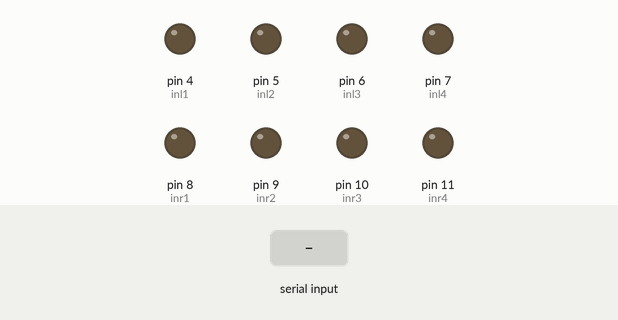
This sketch was run on a simulated Arduino Uno, built with avr-gcc and run on an emulated ATmega328P. Parts: output pins drawn as LEDs (lit = HIGH). Inputs (shaded band) come from the test bench. What the sketch prints to the serial monitor is not drawn.

Above: at 1.2 s.
1.3 s: "b" received over Serial
At 2.3 s:
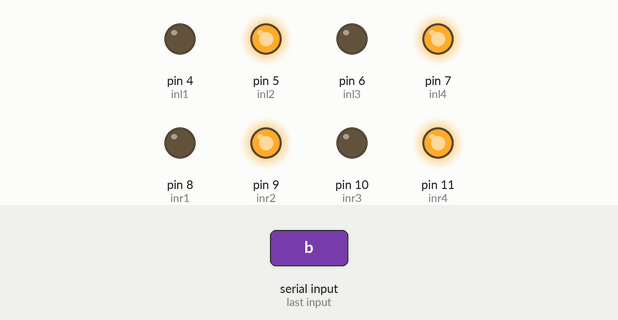
2.8 s: byte 112 ('p') received over Serial
At 3.6 s:
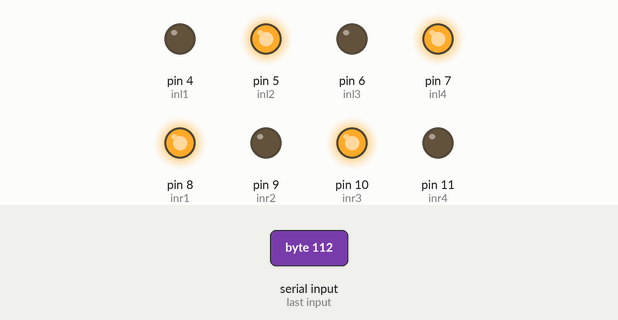
4.3 s: byte 111 ('o') received over Serial
At 4.6 s:
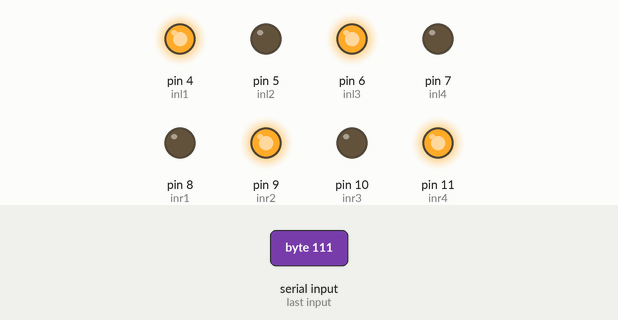
5.8 s: byte 97 ('a') received over Serial
At 6.9 s:
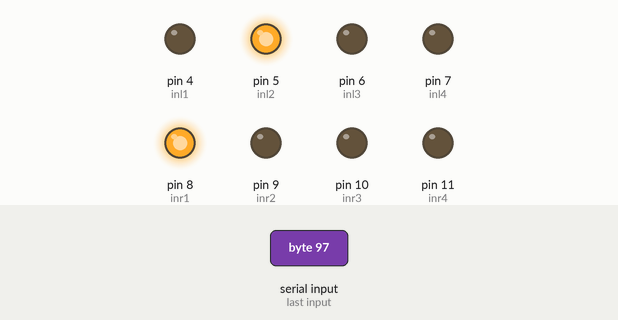
7.3 s: "f" received over Serial
At 8.1 s:
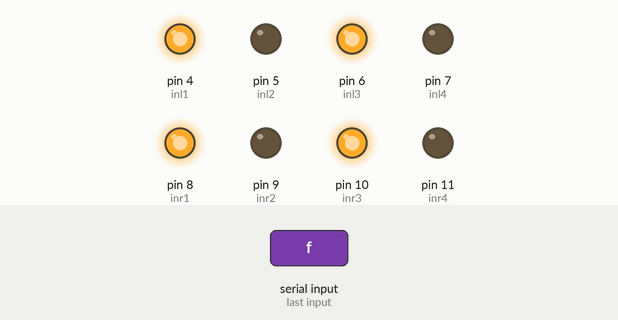
8.8 s: "r" received over Serial
At 9.2 s:
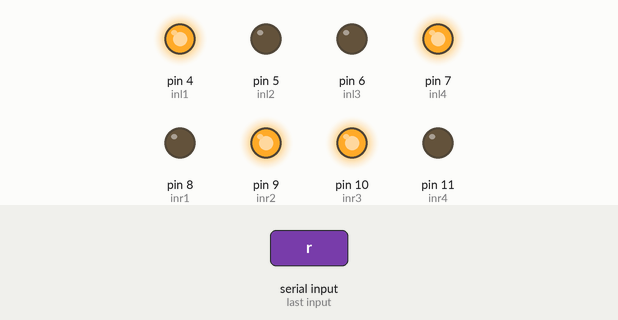
Timing chart, 0 to 11.3 s (numbered marks = the images above; inputs shaded):
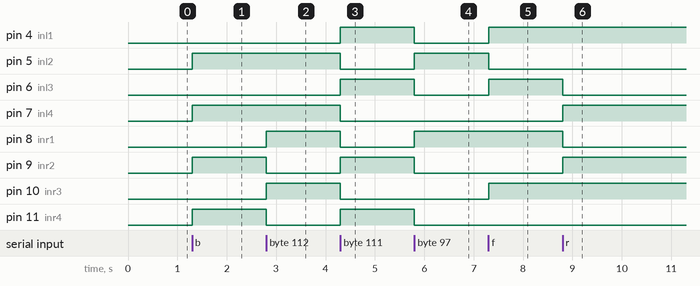

The sketch:

Bluetooth_controlled_Omin_direction_car.ino
```cpp
char blueToothVal;
char lastValue;
//left wheel
int inl1=4;
int inl2=5;
int inl3=6;
int inl4=7;
//right wheel
int inr1=8;
int inr2=9;
int inr3=10;
int inr4=11;
//ultra sonic sensor
int trig=12;
int echo=13;
float duration;
int dist;

void setup() {
  Serial.begin(9600);
  // put your setup code here, to run once:
  pinMode(inl1,OUTPUT);
  pinMode(inl2,OUTPUT);
  pinMode(inl3,OUTPUT);
  pinMode(inl4,OUTPUT);
  pinMode(inr1,OUTPUT);
  pinMode(inr2,OUTPUT);
  pinMode(inr3,OUTPUT);
  pinMode(inr4,OUTPUT);
}

void loop() {
  if(Serial.available())
  {//if there is data being recieved
    blueToothVal=Serial.read();//read it
  }
  if(blueToothVal=='s')
  {//if value from the blutooth serial in n
   //move forward
    digitalWrite(inl1,LOW);
    digitalWrite(inl2,LOW);
    digitalWrite(inl3,LOW);
    digitalWrite(inl4,LOW);
    digitalWrite(inr1,LOW);
    digitalWrite(inr2,LOW);
    digitalWrite(inr3,LOW);
    digitalWrite(inr4,LOW);
  }
  if(blueToothVal=='f')
  {//if value from the blutooth serial in n
   //move forward
    digitalWrite(inl1,HIGH);
    digitalWrite(inl2,LOW);
    digitalWrite(inl3,HIGH);
    digitalWrite(inl4,LOW);
    digitalWrite(inr1,HIGH);
    digitalWrite(inr2,LOW);
    digitalWrite(inr3,HIGH);
    digitalWrite(inr4,LOW);
  }
  if(blueToothVal=='b')
  {//if value from the blutooth serial in n
   //backward
    Serial.print('backward');
    digitalWrite(inl1,LOW);
    digitalWrite(inl2,HIGH);
    digitalWrite(inl3,LOW);
    digitalWrite(inl4,HIGH);
    digitalWrite(inr1,LOW);
    digitalWrite(inr2,HIGH);
    digitalWrite(inr3,LOW);
    digitalWrite(inr4,HIGH);
  }
  if(blueToothVal=='r')
  {//if value from the blutooth serial in n
   //right
    digitalWrite(inl1,HIGH);
    digitalWrite(inl2,LOW);
    digitalWrite(inl3,LOW);
    digitalWrite(inl4,HIGH);
    digitalWrite(inr1,LOW);
    digitalWrite(inr2,HIGH);
    digitalWrite(inr3,HIGH);
    digitalWrite(inr4,LOW);
  }
  if(blueToothVal=='l')
  {//if value from the blutooth serial in n
   //left
    digitalWrite(inl1,LOW);
    digitalWrite(inl2,HIGH);
    digitalWrite(inl3,HIGH);
    digitalWrite(inl4,LOW);
    digitalWrite(inr1,HIGH);
    digitalWrite(inr2,LOW);
    digitalWrite(inr3,LOW);
    digitalWrite(inr4,HIGH);
  }
  if(blueToothVal=='e')
  {//if value from the blutooth serial in n
   //forward-right
    digitalWrite(inl1,HIGH);
    digitalWrite(inl2,LOW);
    digitalWrite(inl3,LOW);
    digitalWrite(inl4,LOW);
    digitalWrite(inr1,LOW);
    digitalWrite(inr2,LOW);
    digitalWrite(inr3,HIGH);
    digitalWrite(inr4,LOW);
  }
  if(blueToothVal=='w')
  {//if value from the blutooth serial in n
   //forward-left
    digitalWrite(inl1,LOW);
    digitalWrite(inl2,LOW);
    digitalWrite(inl3,HIGH);
    digitalWrite(inl4,LOW);
    digitalWrite(inr1,HIGH);
    digitalWrite(inr2,LOW);
    digitalWrite(inr3,LOW);
    digitalWrite(inr4,LOW);
  }
  if(blueToothVal=='n')
  {//if value from the blutooth serial in n
   //backward-right
    digitalWrite(inl1,LOW);
    digitalWrite(inl2,LOW);
    digitalWrite(inl3,LOW);
    digitalWrite(inl4,HIGH);
    digitalWrite(inr1,LOW);
    digitalWrite(inr2,HIGH);
    digitalWrite(inr3,LOW);
    digitalWrite(inr4,LOW);
  }
  if(blueToothVal=='j')
  {//if value from the blutooth serial in n
   //backward-left
    digitalWrite(inl1,LOW);
    digitalWrite(inl2,HIGH);
    digitalWrite(inl3,LOW);
    digitalWrite(inl4,LOW);
    digitalWrite(inr1,LOW);
    digitalWrite(inr2,LOW);
    digitalWrite(inr3,LOW);
    digitalWrite(inr4,HIGH);
  }
  if(blueToothVal=='k')
  {//if value from the blutooth serial in n
   //turning - right
    digitalWrite(inl1,HIGH);
    digitalWrite(inl2,LOW);
    digitalWrite(inl3,HIGH);
    digitalWrite(inl4,LOW);
    digitalWrite(inr1,LOW);
    digitalWrite(inr2,HIGH);
    digitalWrite(inr3,LOW);
    digitalWrite(inr4,HIGH);
  }
  if(blueToothVal=='p')
  {//if value from the blutooth serial in n
   //turning - left
    digitalWrite(inl1,LOW);
    digitalWrite(inl2,HIGH);
    digitalWrite(inl3,LOW);
    digitalWrite(inl4,HIGH);
    digitalWrite(inr1,HIGH);
    digitalWrite(inr2,LOW);
    digitalWrite(inr3,HIGH);
    digitalWrite(inr4,LOW);
  }
  if(blueToothVal=='o')
  {//if value from the blutooth serial in n
   //CURVED TRAJECTORY
    digitalWrite(inl1,HIGH);
    digitalWrite(inl2,LOW);
    digitalWrite(inl3,HIGH);
    digitalWrite(inl4,LOW);
    digitalWrite(inr1,LOW);
    digitalWrite(inr2,HIGH);
    digitalWrite(inr3,LOW);
    digitalWrite(inr4,HIGH);
  }
  if(blueToothVal=='a')
  {//if value from the blutooth serial in n
   //LATERAL ARC
    digitalWrite(inl1,LOW);
    digitalWrite(inl2,HIGH);
    digitalWrite(inl3,LOW);
    digitalWrite(inl4,LOW);
    digitalWrite(inr1,HIGH);
    digitalWrite(inr2,LOW);
    digitalWrite(inr3,LOW);
    digitalWrite(inr4,LOW);
  }
}
```

Measured:
- after the input at 1.3 s, pin 5 (inl2), pin 7 (inl4), pin 9 (inr2), pin 11 (inr4): LOW → HIGH at once
- after the input at 2.8 s, pin 8 (inr1), pin 10 (inr3): LOW → HIGH at once; pin 9 (inr2), pin 11 (inr4): HIGH → LOW at once
- after the input at 4.3 s, pin 4 (inl1), pin 6 (inl3), pin 9 (inr2), pin 11 (inr4): LOW → HIGH at once; pin 5 (inl2), pin 7 (inl4), pin 8 (inr1), pin 10 (inr3): HIGH → LOW at once
- after the input at 5.8 s, pin 4 (inl1), pin 6 (inl3), pin 9 (inr2), pin 11 (inr4): HIGH → LOW at once; pin 5 (inl2), pin 8 (inr1): LOW → HIGH at once
- after the input at 7.3 s, pin 4 (inl1), pin 6 (inl3), pin 10 (inr3): LOW → HIGH at once; pin 5 (inl2): HIGH → LOW at once
- after the input at 8.8 s, pin 6 (inl3), pin 8 (inr1): HIGH → LOW at once; pin 7 (inl4), pin 9 (inr2): LOW → HIGH at once
